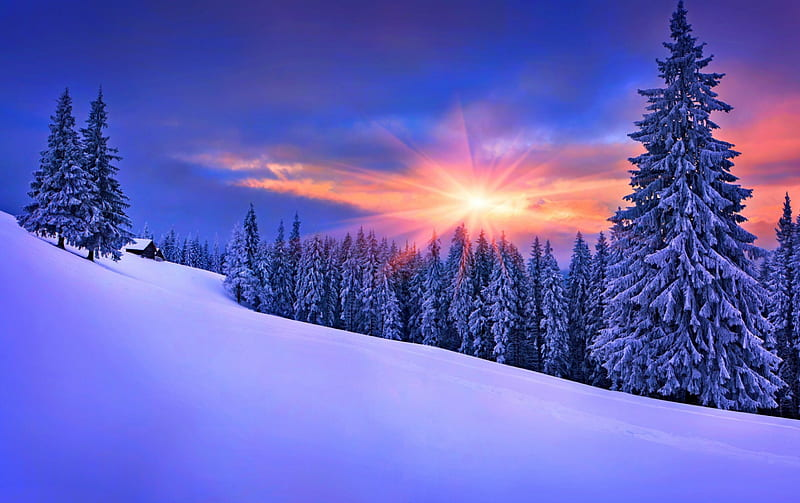
#> input picture winter.jpg, 800 x 503 px
$ python Assignment423.py
#> lines starting #> are read from the running program, lines starting #| are printed output that depends on the picture; after the words box and inside, x2 and y2 are one past the last pixel; in counts of white or black regions, pixels touching at a corner belong together
import time
import cv2
import imageio
import numpy as np

rows = np.random.random((1,500))*666
cols = [i for i in range(1,1000,2)]
rows = np.array(rows , dtype=np.uint0)
cols = np.array(cols , dtype=np.uint0)
images = []

while True:
    img = cv2.imread('winter.jpg')
#> img is the input picture: shape (503, 800, 3); mean B, G, R 186.8, 99.1, 103
    img = cv2.cvtColor(img,cv2.COLOR_RGB2GRAY)
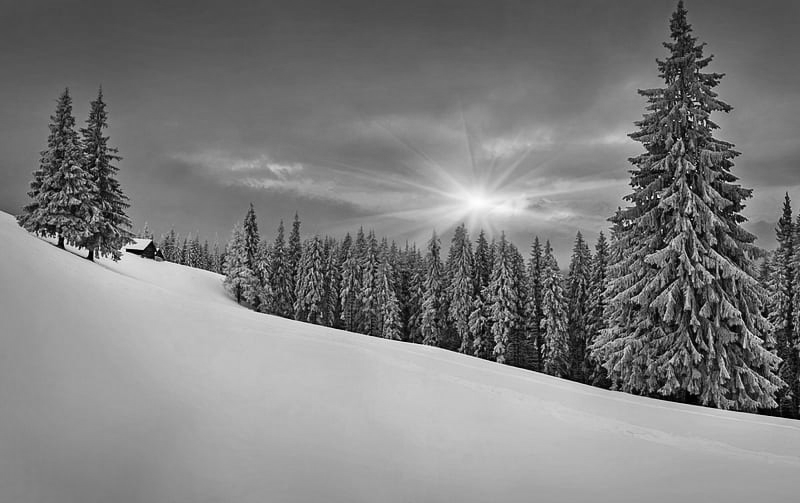
#> img: shape (503, 800); min 0, max 254, mean 125.7

    for i in range(500):
        r = int(rows[0][i])
        c = int(cols[i])
        img[r:int(r+3),c:int(c+3)] = 255
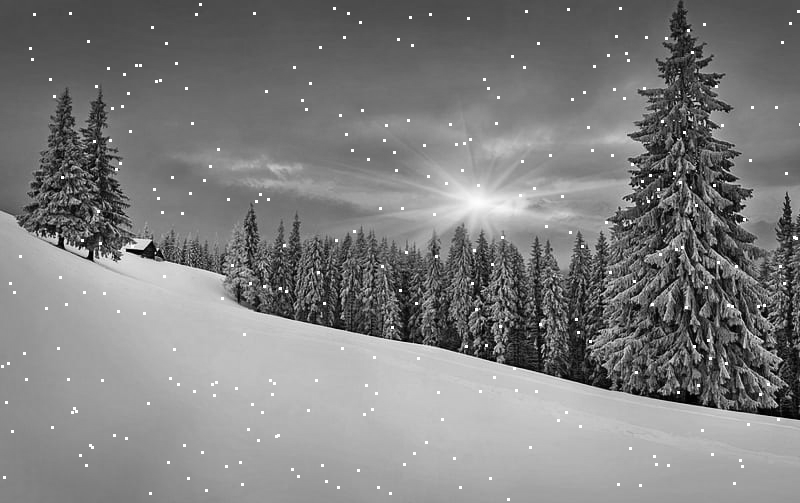
#> img: shape (503, 800); 0.68% of pixels changed, all inside (x1, y1, x2, y2) = (1, 3, 800, 501)

    for i in range(500):
        rows[0][i] = rows[0][i] + 200
        if rows[0][i] > 600:
            rows[0][i] = rows[0][i]-600

    cv2.imshow('',img)
    time.sleep(0.3)
    images.append(img)

    if cv2.waitKey(25) & 0xFF == ord('q'):
#> (key q is pressed here)
        break

imageio.mimsave('winter.gif',images)
